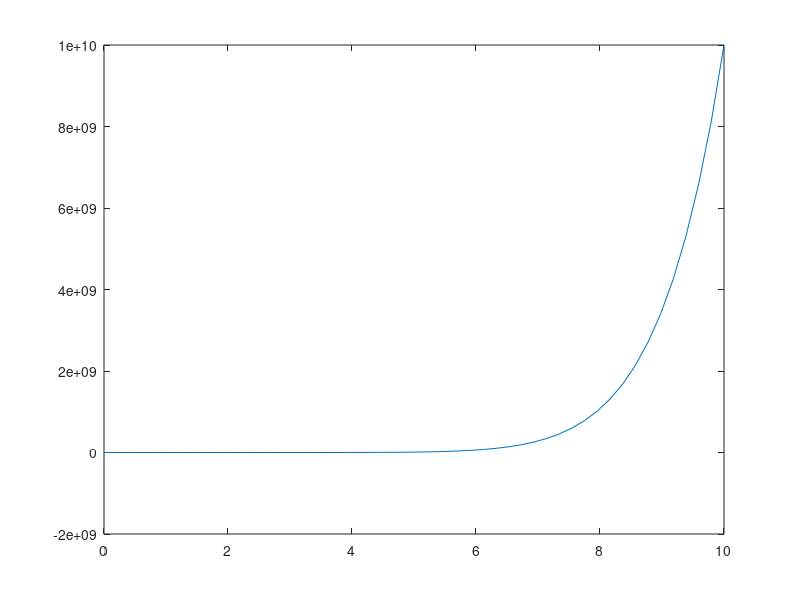

Source code (MATLAB):
 x = linspace(0, 10, 50);
  y = x.^10 - 1;
  x1 = 0;
  xu = 1.3;
  err = 0.01;
  iter = 1;
  while abs(xu-x1)>err
  xr = (x1+xu)/2;
  y1 = x1.^10 - 1;
 yr = xr.^10 - 1;
 yu = xu.^10 - 1;
 if y1*yr < 0
 xu = xr;
 else
 x1 = xr;
 end
 iter = iter + 1;
 end
 fprintf('root of equation = %f',xr);
 plot(x,y)